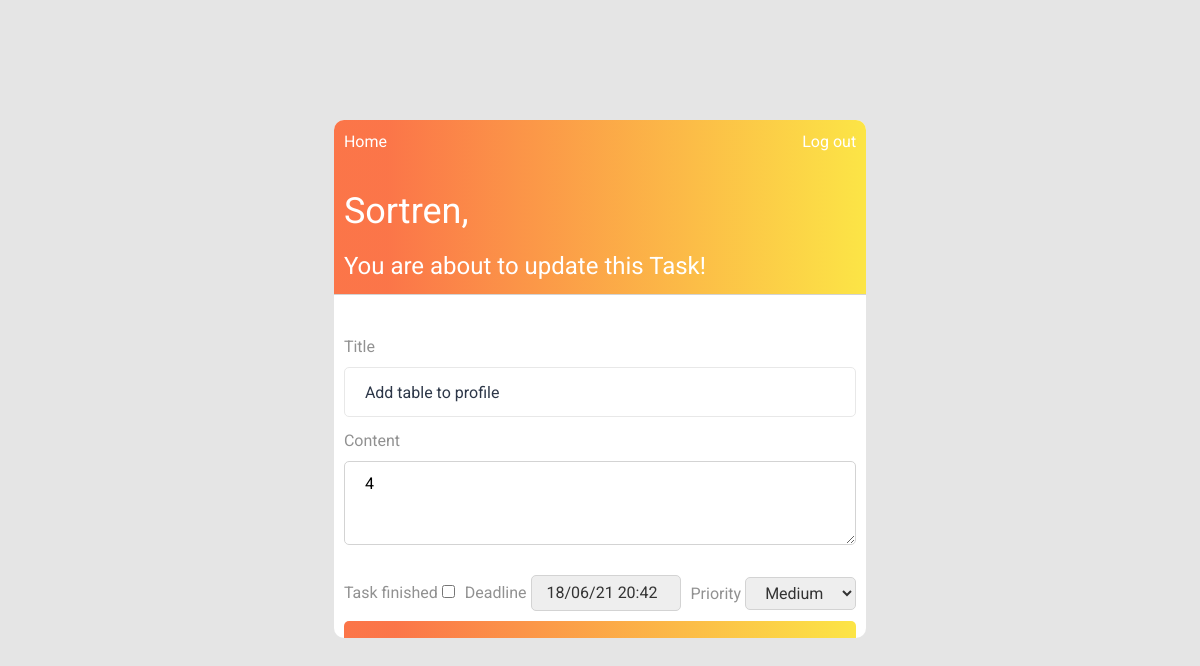
Page /update-task/151 (signed in) on the earlier database version.
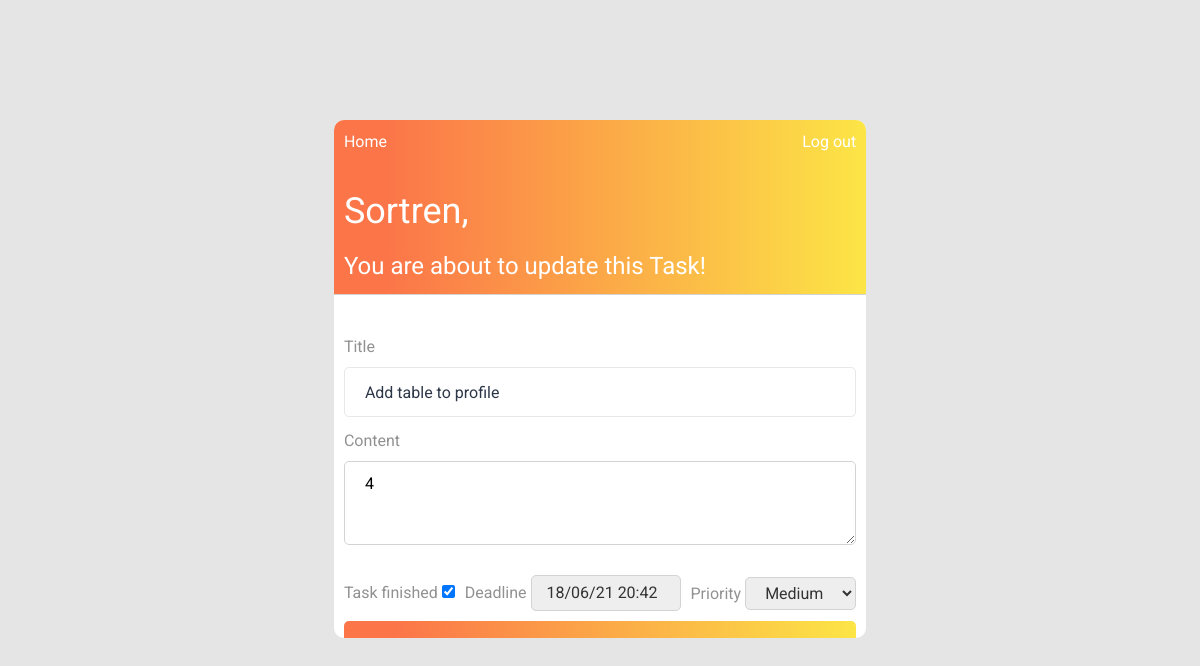
Same page on the later database version.
### to_do/models.py (models this page shows, shortened)
class Task(models.Model):
    class Priority(models.IntegerChoices):
        LOW = 1
        MEDIUM = 2
        HIGH = 3
    title = models.CharField(max_length=100)
    content = models.TextField()
    date_posted = models.DateTimeField(default=timezone.now)
    finished = models.BooleanField(default=False)
    updated = models.BooleanField(default=False)
    priority = models.IntegerField(default=1, choices=Priority.choices)
    deadline = models.DateTimeField(default=timezone.now)
    """
    Author is a foreign key in a Task's table, because the containing user's id is being taken from the User's table
    to create a relation between them. Now each task has a field called "author" filled with an id of the user
    who created this task.
    """
    author = models.ForeignKey(User, on_delete=models.CASCADE)

### to_do/views.py (the view)
# urls.py: path('update-task/<int:id>', views.update_task, name="update-task"),
@login_required(login_url='login')
def update_task(request, id):
    task = Task.objects.get(id=id)
    profile = Profile.objects.get(user=request.user)
    if request.method == 'POST':
        data = request.POST.copy()
        if request.POST.get('finished'):
            data.update({
                "author": request.user,
            })
            profile.total_tasks_finished += 1
        else:
            data.update({
                "author": request.user,
                "updated": True,
            })
        form = AddTaskForm(data, instance=task)
        if form.is_valid():
            profile.save()
            form.save()
            return redirect('to_do-home')
        else:
            form = AddTaskForm(instance=task)
    else:
        form = AddTaskForm(instance=task)
    context = {
        "task": task,
        "form": form,
        "name": "update-task",
    }
    return render(request, 'to_do/add_task.html', context)

### to_do/forms.py
class AddTaskForm(forms.ModelForm):
    class Meta:
        model = Task
        fields = ['title', 'content', 'author',
                  'finished', 'updated', 'priority', 'deadline']
        widgets = {
            'content': forms.Textarea(attrs={
                'rows': 3,
                'cols': 40
            }),
            'priority': forms.Select(attrs={'class': 'drop-down'}),
            'deadline': forms.DateTimeInput(attrs={'class': 'drop-down'}, )
        }

### to_do/templates/to_do/add_task.html (shortened to what this page needs)
{%extends "to_do/base_home.html"%}
{% block header%}
  <span class="welcome"><a href = "{% url 'profile' %} " class = "username">{{ user.username }},</a></span>
{% endblock header%}
{% block tasks-to-do %}
  {% if name == 'update-task' %}
    <span class="incomplete">
      You are about to update this Task!
    </span>
  {% else %}
    <span class="incomplete">
      You are about to add a new Task!
    </span>
  {% endif %}
{% endblock tasks-to-do %}
{% block add_task%}
  <div class = "tasks-container">
  <form method="POST" class="add-task-form">
    <div class="inputs-container">
      <div class="inputs">
        <label for="id_title">Title</label>
        {{form.title}}
      </div>
      <div class="inputs">
        <label for="id_content">Content</label>
        {{form.content}}
      </div>
    </div>
    <div class="checkboxes">
      {% if name == 'update-task' %}
        <div class="finished">
          <span>Task finished</span>
          {{form.finished}}
        </div>
      {% endif %}
      <div class="deadline">
        <span>Deadline</span>
        {{form.deadline}}
      </div>
      <div class="priority">
        <span>Priority</span>
        {{form.priority}}
      </div>
    </div>
    {% if name == 'update-task' %}
      <div class="buttons-container">
        <button class="add-task-button" type="submit">Update task</button>
      </div>
    {% else %}
      <div class="buttons-container">
        <button class="add-task-button" type="submit">Add task</button>
      </div>
    {% endif %}
  </form>
</div>
{% endblock add_task%}

Differences in the rows shown:
changed Task "Add table to profile": finished "☐" → "☑"
